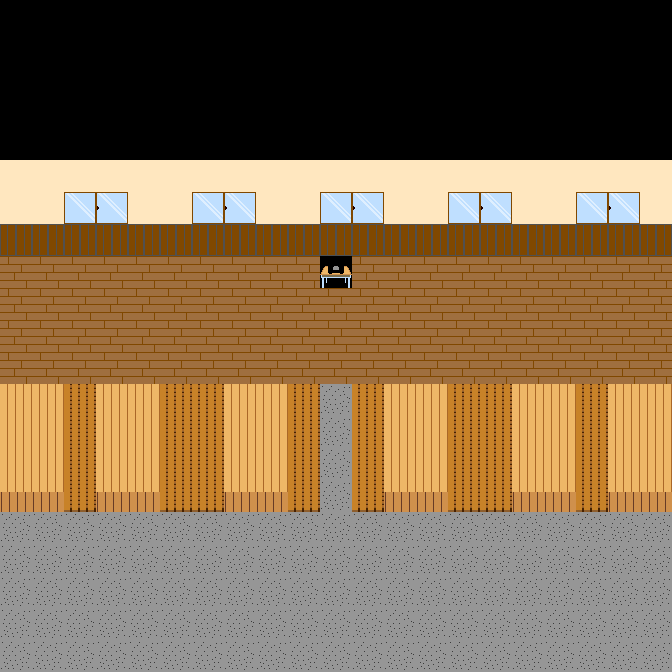

A 2D game scene composited from a Tiled map and its tileset images. What follows is a short description and the map's XML, with every tile layer's data as written:
An orthogonal 21x21 tile map with 32x32 px tiles, 1 tile layer (タイルレイヤー1).

<map version="1.10" tiledversion="1.11.2" orientation="orthogonal" renderorder="right-down" width="21" height="21" tilewidth="32" tileheight="32" infinite="0" nextlayerid="2" nextobjectid="1">
 <editorsettings>
  <export target="map.csv" format="csv" />
 </editorsettings>
 <tileset firstgid="1" source="map_img.tsx" />
 <layer id="1" name="タイルレイヤー1" width="21" height="21">
  <data encoding="csv">
1,1,1,1,1,1,1,1,1,1,1,1,1,1,1,1,1,1,1,1,1,
1,1,1,1,1,1,1,1,1,1,1,1,1,1,1,1,1,1,1,1,1,
1,1,1,1,1,1,1,1,1,1,1,1,1,1,1,1,1,1,1,1,1,
1,1,1,1,1,1,1,1,1,1,1,1,1,1,1,1,1,1,1,1,1,
1,1,1,1,1,1,1,1,1,1,1,1,1,1,1,1,1,1,1,1,1,
4,4,4,4,4,4,4,4,4,4,4,4,4,4,4,4,4,4,4,4,4,
4,4,6,5,4,4,6,5,4,4,6,5,4,4,6,5,4,4,6,5,4,
3,3,3,3,3,3,3,3,3,3,3,3,3,3,3,3,3,3,3,3,3,
2,2,2,2,2,2,2,2,2,2,19,2,2,2,2,2,2,2,2,2,2,
2,2,2,2,2,2,2,2,2,2,2,2,2,2,2,2,2,2,2,2,2,
2,2,2,2,2,2,2,2,2,2,2,2,2,2,2,2,2,2,2,2,2,
2,2,2,2,2,2,2,2,2,2,2,2,2,2,2,2,2,2,2,2,2,
8,8,10,8,8,10,10,8,8,10,11,10,8,8,10,10,8,8,10,8,8,
8,8,10,8,8,10,10,8,8,10,11,10,8,8,10,10,8,8,10,8,8,
8,8,10,8,8,10,10,8,8,10,11,10,8,8,10,10,8,8,10,8,8,
7,7,9,7,7,9,9,7,7,9,11,9,7,7,9,9,7,7,9,7,7,
11,11,11,11,11,11,11,11,11,11,11,11,11,11,11,11,11,11,11,11,11,
11,11,11,11,11,11,11,11,11,11,11,11,11,11,11,11,11,11,11,11,11,
11,11,11,11,11,11,11,11,11,11,11,11,11,11,11,11,11,11,11,11,11,
11,11,11,11,11,11,11,11,11,11,11,11,11,11,11,11,11,11,11,11,11,
11,11,11,11,11,11,11,11,11,11,11,11,11,11,11,11,11,11,11,11,11
</data>
 </layer>
</map>
